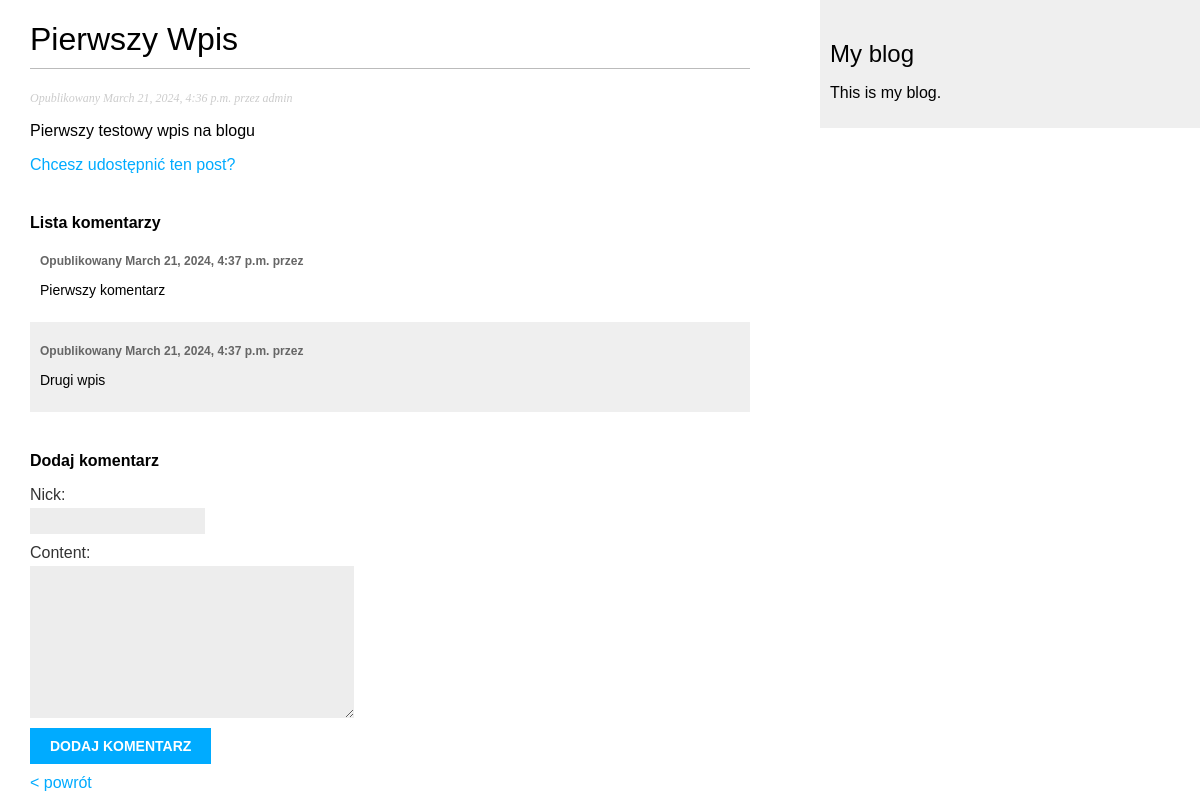
/blog/2024/3/21/pierwszy-wpis, run on the app's committed database.
### blog/models.py (models this page shows, shortened)
class Post(models.Model):
    class Status(models.TextChoices):
        DRAFT = 'DF', 'Roboczy'
        PUBLISHED = 'PB', 'Opublikowany'
    title = models.CharField(max_length=200)
    slug = models.SlugField(max_length=200,
                            unique_for_date='publish')
    author = models.ForeignKey(User,
                               on_delete=models.CASCADE,
                               related_name='blog_post')
    body = models.TextField()
    publish = models.DateTimeField(default=timezone.now)
    create = models.DateTimeField(auto_now_add=True)
    update = models.DateTimeField(auto_now=True)
    status = models.CharField(max_length=2,
                              choices=Status.choices,
                              default=Status.DRAFT)
    object = models.Manager()
    published = PublishManager()
    class Meta:
        ordering = ['-publish']
        indexes = [
            models.Index(fields=['-publish'])
        ]

class Comment(models.Model):
    nick = models.CharField(max_length=30)
    content = models.CharField(max_length=1000)
    create = models.DateTimeField(auto_now_add=True)
    author = models.ForeignKey(User,
                               null=True,
                               default=None,
                               blank=True,
                               related_name='comments',
                               on_delete=models.CASCADE)
    post = models.ForeignKey(Post,
                             related_name='comments',
                             on_delete=models.CASCADE)

### blog/views.py (the view)
def post_detail(request, year, month, day, post):
    post = get_object_or_404(Post,
                             status=Post.Status.PUBLISHED,
                             slug=post,
                             publish__year=year,
                             publish__month=month,
                             publish__day=day)
    comments = post.comments.all()
    comment_form = CommentForm()
    if request.user.is_authenticated:
        comment_form.fields['nick'].disabled = True
        comment_form.fields['nick'].initial = request.user.username
    return render(request,
                  'post/detail.html',
                  {'post': post, 'comment_form': comment_form, 'comments': comments})

### blog/forms.py
class CommentForm(forms.Form):
    nick = forms.CharField(min_length=3, max_length=30, required=True)
    content = forms.CharField(min_length=10, max_length=1000, required=True, widget=forms.Textarea)

### blog/templates/post/detail.html (shortened to what this page needs)
{% extends "base.html" %}
{% block content %}
  <h1>{{ post.title }}</h1>
  <p class="date">
    Opublikowany {{ post.publish }} przez {{ post.author }}
  </p>
  {{ post.body|linebreaks }}
  <p>
    <a href='{% url "blog:post_share" post.id %}'>
      Chcesz udostępnić ten post?
  </a>
  <h4>Lista komentarzy</h4>
  <div class="comments-list">
  {% if post.comments.count > 0 %}
    {% for comment in comments %}
      <div class="comment">
          <p class="info">
            Opublikowany {{ post.create }} przez {{ post.nick }}
          </p>
          <p class="content">
            {{ comment.content }}
          </p>
      </div>
    {% endfor %}
  {% else %}
    <p>Brak komentarzy.</p>
  {% endif %}
  </div>
  <h4>Dodaj komentarz</h4>
  <div>
    <form method="post" action="{% url 'blog:add_comment' post_id=post.id %}">
      {{ comment_form.as_p }}
      <input type="submit" value="Dodaj komentarz">
    </form>
    <br class="clear" />
  </div>
  <a href="{% url 'blog:post_list' %}">&lt; powrót</a>
{% endblock %}

### static/blog.css (style rules this page uses)
body { margin:0; padding:0; font-family:helvetica, sans-serif; }
a { color:#00abff; text-decoration:none; }
h1 { font-weight:normal; border-bottom:1px solid #bbb; padding:0 0 10px 0; }
h4 { margin-top: 40px; margin-bottom: 0; }
p.date { color:#ccc; font-family: georgia, serif; font-size: 12px; font-style: italic; }
label { float:left; clear:both; color:#333; margin-bottom:4px; }
input, textarea { clear:both; float:left; margin:0 0 10px; background:#ededed; border:0; padding:6px 10px; font-size:12px; }
input[type=submit] { font-weight:bold; background:#00abff; color:#fff; padding:10px 20px; font-size:14px; text-transform:uppercase; }
.comment { padding:10px; }
.comment:nth-child(even) { background:#efefef; }
.comment .info { font-weight:bold; font-size:12px; color:#666; }
.comment .content { font-size: 14px; }

### data on the page
Post: title "Pierwszy Wpis", publish "March 21, 2024, 4:36 p.m.", author "admin", body "Pierwszy testowy wpis na blogu", create "March 21, 2024, 4:37 p.m."
Comment: content "Pierwszy komentarz"
Comment: content "Drugi wpis"
